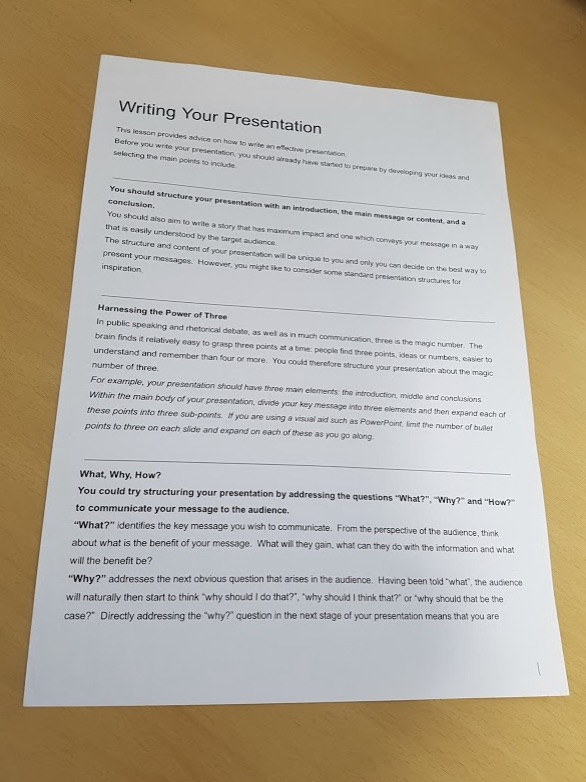
#> input picture 04_opencv/img/paper.jpg, 586 x 782 px
$ python blur_avg_kernel.py
#> lines starting #> are read from the running program, lines starting #| are printed output that depends on the picture
# 평균 필터를 생성하여 블러 적용

import cv2
import numpy as np

img = cv2.imread('../img/paper.jpg')
#> img is the input picture: shape (782, 586, 3); mean B, G, R 152.7, 169.1, 178.7
#'''
## @5x5 평균 필터 커널 생성
#kernel = np.array([[0.04, 0.04, 0.04, 0.04, 0.04],
#                   [0.04, 0.04, 0.04, 0.04, 0.04],
#                   [0.04, 0.04, 0.04, 0.04, 0.04],
#                   [0.04, 0.04, 0.04, 0.04, 0.04],
#                   [0.04, 0.04, 0.04, 0.04, 0.04]])
#'''
## @5X5 평균 필터 커널 생성
#kernel = np.ones((5,5))/5**2
#
## @필터 적용
#blured = cv2.filter2D(img, -1, kernel)
#
## @이미지 출력
#cv2.imshow('origin', img)
#cv2.imshow('avrg blur', blured)

# @blur() 함수로 블러링
blur1 = cv2.blur(img, (10,10))
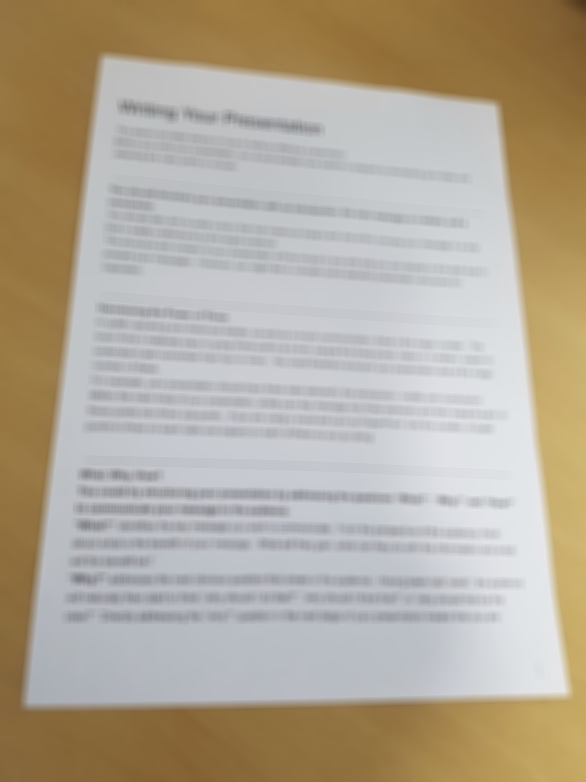
#> blur1: shape (782, 586, 3); mean B, G, R 152.7, 169.1, 178.7
# @boxFilter() 함수로 블러링 적용
blur2 = cv2.boxFilter(img, -1, (10,10))

merged = np.hstack( (img, blur1, blur2))
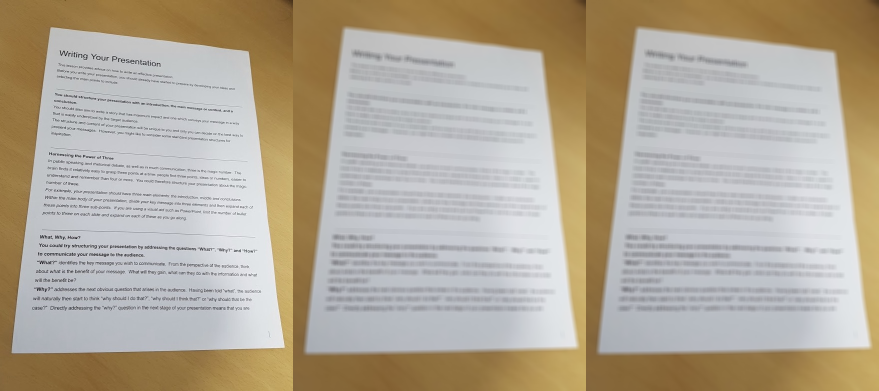
#> merged: shape (782, 1758, 3) (shown at 1/2 size); mean B, G, R 152.7, 169.1, 178.7
cv2.imshow('blur', merged)

cv2.waitKey()
cv2.destroyAllWindows()

$ run again, with 04_opencv/img/car_01.jpg copied over 04_opencv/img/paper.jpg
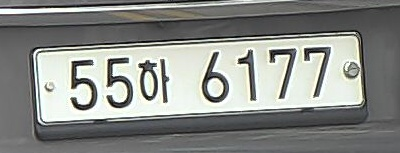
#> input picture 04_opencv/img/car_01.jpg, 400 x 153 px
#> img is the input picture: shape (153, 400, 3); mean B, G, R 136.2, 140, 137.7
#> `blur1 = cv2.blur(img, (10,10))`:
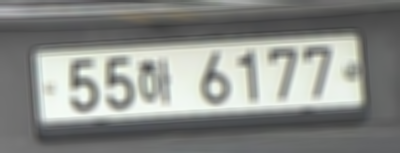
#> blur1: shape (153, 400, 3); mean B, G, R 136.2, 140, 137.8
#> `merged = np.hstack( (img, blur1, blur2))`:
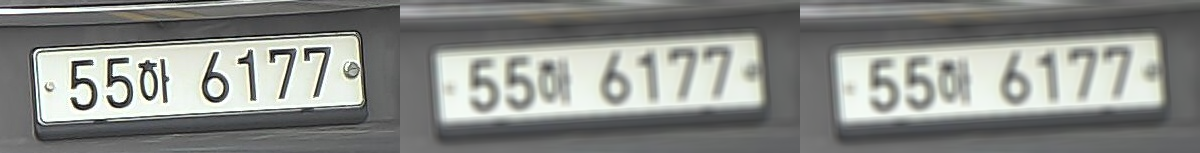
#> merged: shape (153, 1200, 3); mean B, G, R 136.2, 140, 137.8
